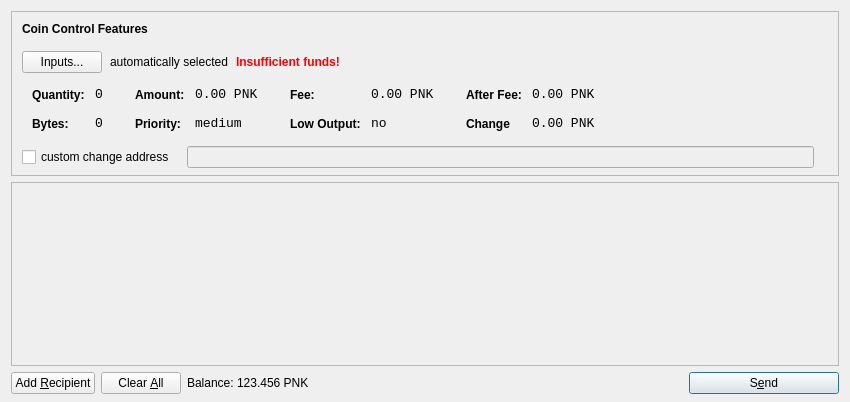
<?xml version="1.0" encoding="UTF-8"?>
<ui version="4.0">
 <class>SendCoinsDialog</class>
 <widget class="QDialog" name="SendCoinsDialog">
  <property name="geometry">
   <rect>
    <x>0</x>
    <y>0</y>
    <width>850</width>
    <height>402</height>
   </rect>
  </property>
  <property name="windowTitle">
   <string>Send Coins</string>
  </property>
  <layout class="QVBoxLayout" name="verticalLayout" stretch="0,1,0">
   <property name="bottomMargin">
    <number>8</number>
   </property>
   <item>
    <widget class="QFrame" name="frameCoinControl">
     <property name="sizePolicy">
      <sizepolicy hsizetype="Expanding" vsizetype="Expanding">
       <horstretch>0</horstretch>
       <verstretch>0</verstretch>
      </sizepolicy>
     </property>
     <property name="maximumSize">
      <size>
       <width>16777215</width>
       <height>16777215</height>
      </size>
     </property>
     <property name="frameShape">
      <enum>QFrame::StyledPanel</enum>
     </property>
     <property name="frameShadow">
      <enum>QFrame::Sunken</enum>
     </property>
     <layout class="QVBoxLayout" name="verticalLayoutCoinControl2">
      <property name="spacing">
       <number>6</number>
      </property>
      <property name="leftMargin">
       <number>0</number>
      </property>
      <property name="topMargin">
       <number>0</number>
      </property>
      <property name="rightMargin">
       <number>0</number>
      </property>
      <property name="bottomMargin">
       <number>6</number>
      </property>
      <item>
       <layout class="QVBoxLayout" name="verticalLayoutCoinControl" stretch="0,0,0,0,1">
        <property name="spacing">
         <number>0</number>
        </property>
        <property name="leftMargin">
         <number>10</number>
        </property>
        <property name="topMargin">
         <number>10</number>
        </property>
        <item>
         <layout class="QHBoxLayout" name="horizontalLayoutCoinControl1">
          <property name="bottomMargin">
           <number>15</number>
          </property>
          <item>
           <widget class="QLabel" name="labelCoinControlFeatures">
            <property name="sizePolicy">
             <sizepolicy hsizetype="Preferred" vsizetype="Maximum">
              <horstretch>0</horstretch>
              <verstretch>0</verstretch>
             </sizepolicy>
            </property>
            <property name="font">
             <font>
              <weight>75</weight>
              <bold>true</bold>
             </font>
            </property>
            <property name="styleSheet">
             <string notr="true">font-weight:bold;</string>
            </property>
            <property name="text">
             <string>Coin Control Features</string>
            </property>
           </widget>
          </item>
         </layout>
        </item>
        <item>
         <layout class="QHBoxLayout" name="horizontalLayoutCoinControl2" stretch="0,0,0,0">
          <property name="spacing">
           <number>8</number>
          </property>
          <property name="bottomMargin">
           <number>10</number>
          </property>
          <item>
           <widget class="QPushButton" name="pushButtonCoinControl">
            <property name="styleSheet">
             <string notr="true"/>
            </property>
            <property name="text">
             <string>Inputs...</string>
            </property>
           </widget>
          </item>
          <item>
           <widget class="QLabel" name="labelCoinControlAutomaticallySelected">
            <property name="text">
             <string>automatically selected</string>
            </property>
            <property name="margin">
             <number>5</number>
            </property>
           </widget>
          </item>
          <item>
           <widget class="QLabel" name="labelCoinControlInsuffFunds">
            <property name="font">
             <font>
              <weight>75</weight>
              <bold>true</bold>
             </font>
            </property>
            <property name="styleSheet">
             <string notr="true">color:red;font-weight:bold;</string>
            </property>
            <property name="text">
             <string>Insufficient funds!</string>
            </property>
            <property name="margin">
             <number>5</number>
            </property>
           </widget>
          </item>
          <item>
           <spacer name="horizontalSpacerCoinControl">
            <property name="orientation">
             <enum>Qt::Horizontal</enum>
            </property>
            <property name="sizeHint" stdset="0">
             <size>
              <width>40</width>
              <height>1</height>
             </size>
            </property>
           </spacer>
          </item>
         </layout>
        </item>
        <item>
         <widget class="QWidget" name="widgetCoinControl" native="true">
          <property name="sizePolicy">
           <sizepolicy hsizetype="Preferred" vsizetype="Preferred">
            <horstretch>0</horstretch>
            <verstretch>0</verstretch>
           </sizepolicy>
          </property>
          <property name="minimumSize">
           <size>
            <width>0</width>
            <height>0</height>
           </size>
          </property>
          <property name="styleSheet">
           <string notr="true"/>
          </property>
          <layout class="QHBoxLayout" name="horizontalLayoutCoinControl5">
           <property name="leftMargin">
            <number>0</number>
           </property>
           <property name="topMargin">
            <number>0</number>
           </property>
           <property name="rightMargin">
            <number>0</number>
           </property>
           <property name="bottomMargin">
            <number>0</number>
           </property>
           <item>
            <layout class="QHBoxLayout" name="horizontalLayoutCoinControl3" stretch="0,0,0,1">
             <property name="spacing">
              <number>20</number>
             </property>
             <property name="topMargin">
              <number>0</number>
             </property>
             <property name="bottomMargin">
              <number>10</number>
             </property>
             <item>
              <layout class="QFormLayout" name="formLayoutCoinControl1">
               <property name="horizontalSpacing">
                <number>10</number>
               </property>
               <property name="verticalSpacing">
                <number>14</number>
               </property>
               <property name="leftMargin">
                <number>10</number>
               </property>
               <property name="topMargin">
                <number>4</number>
               </property>
               <property name="rightMargin">
                <number>6</number>
               </property>
               <item row="0" column="0">
                <widget class="QLabel" name="labelCoinControlQuantityText">
                 <property name="styleSheet">
                  <string notr="true">font-weight:bold;</string>
                 </property>
                 <property name="text">
                  <string>Quantity:</string>
                 </property>
                 <property name="margin">
                  <number>0</number>
                 </property>
                </widget>
               </item>
               <item row="0" column="1">
                <widget class="QLabel" name="labelCoinControlQuantity">
                 <property name="font">
                  <font>
                   <family>Monospace</family>
                   <pointsize>10</pointsize>
                  </font>
                 </property>
                 <property name="cursor">
                  <cursorShape>IBeamCursor</cursorShape>
                 </property>
                 <property name="contextMenuPolicy">
                  <enum>Qt::ActionsContextMenu</enum>
                 </property>
                 <property name="text">
                  <string>0</string>
                 </property>
                 <property name="margin">
                  <number>0</number>
                 </property>
                 <property name="textInteractionFlags">
                  <set>Qt::LinksAccessibleByMouse|Qt::TextSelectableByKeyboard|Qt::TextSelectableByMouse</set>
                 </property>
                </widget>
               </item>
               <item row="1" column="0">
                <widget class="QLabel" name="labelCoinControlBytesText">
                 <property name="styleSheet">
                  <string notr="true">font-weight:bold;</string>
                 </property>
                 <property name="text">
                  <string>Bytes:</string>
                 </property>
                </widget>
               </item>
               <item row="1" column="1">
                <widget class="QLabel" name="labelCoinControlBytes">
                 <property name="font">
                  <font>
                   <family>Monospace</family>
                   <pointsize>10</pointsize>
                  </font>
                 </property>
                 <property name="cursor">
                  <cursorShape>IBeamCursor</cursorShape>
                 </property>
                 <property name="contextMenuPolicy">
                  <enum>Qt::ActionsContextMenu</enum>
                 </property>
                 <property name="text">
                  <string>0</string>
                 </property>
                 <property name="textInteractionFlags">
                  <set>Qt::LinksAccessibleByMouse|Qt::TextSelectableByKeyboard|Qt::TextSelectableByMouse</set>
                 </property>
                </widget>
               </item>
              </layout>
             </item>
             <item>
              <layout class="QFormLayout" name="formLayoutCoinControl2">
               <property name="horizontalSpacing">
                <number>10</number>
               </property>
               <property name="verticalSpacing">
                <number>14</number>
               </property>
               <property name="leftMargin">
                <number>6</number>
               </property>
               <property name="topMargin">
                <number>4</number>
               </property>
               <property name="rightMargin">
                <number>6</number>
               </property>
               <item row="0" column="0">
                <widget class="QLabel" name="labelCoinControlAmountText">
                 <property name="styleSheet">
                  <string notr="true">font-weight:bold;</string>
                 </property>
                 <property name="text">
                  <string>Amount:</string>
                 </property>
                 <property name="margin">
                  <number>0</number>
                 </property>
                </widget>
               </item>
               <item row="0" column="1">
                <widget class="QLabel" name="labelCoinControlAmount">
                 <property name="font">
                  <font>
                   <family>Monospace</family>
                   <pointsize>10</pointsize>
                  </font>
                 </property>
                 <property name="cursor">
                  <cursorShape>IBeamCursor</cursorShape>
                 </property>
                 <property name="contextMenuPolicy">
                  <enum>Qt::ActionsContextMenu</enum>
                 </property>
                 <property name="text">
                  <string>0.00 PNK</string>
                 </property>
                 <property name="textInteractionFlags">
                  <set>Qt::LinksAccessibleByMouse|Qt::TextSelectableByKeyboard|Qt::TextSelectableByMouse</set>
                 </property>
                </widget>
               </item>
               <item row="1" column="0">
                <widget class="QLabel" name="labelCoinControlPriorityText">
                 <property name="styleSheet">
                  <string notr="true">font-weight:bold;</string>
                 </property>
                 <property name="text">
                  <string>Priority:</string>
                 </property>
                </widget>
               </item>
               <item row="1" column="1">
                <widget class="QLabel" name="labelCoinControlPriority">
                 <property name="font">
                  <font>
                   <family>Monospace</family>
                   <pointsize>10</pointsize>
                  </font>
                 </property>
                 <property name="cursor">
                  <cursorShape>IBeamCursor</cursorShape>
                 </property>
                 <property name="contextMenuPolicy">
                  <enum>Qt::ActionsContextMenu</enum>
                 </property>
                 <property name="text">
                  <string>medium</string>
                 </property>
                 <property name="textInteractionFlags">
                  <set>Qt::LinksAccessibleByMouse|Qt::TextSelectableByKeyboard|Qt::TextSelectableByMouse</set>
                 </property>
                </widget>
               </item>
              </layout>
             </item>
             <item>
              <layout class="QFormLayout" name="formLayoutCoinControl3">
               <property name="horizontalSpacing">
                <number>10</number>
               </property>
               <property name="verticalSpacing">
                <number>14</number>
               </property>
               <property name="leftMargin">
                <number>6</number>
               </property>
               <property name="topMargin">
                <number>4</number>
               </property>
               <property name="rightMargin">
                <number>6</number>
               </property>
               <item row="0" column="0">
                <widget class="QLabel" name="labelCoinControlFeeText">
                 <property name="styleSheet">
                  <string notr="true">font-weight:bold;</string>
                 </property>
                 <property name="text">
                  <string>Fee:</string>
                 </property>
                 <property name="margin">
                  <number>0</number>
                 </property>
                </widget>
               </item>
               <item row="0" column="1">
                <widget class="QLabel" name="labelCoinControlFee">
                 <property name="font">
                  <font>
                   <family>Monospace</family>
                   <pointsize>10</pointsize>
                  </font>
                 </property>
                 <property name="cursor">
                  <cursorShape>IBeamCursor</cursorShape>
                 </property>
                 <property name="contextMenuPolicy">
                  <enum>Qt::ActionsContextMenu</enum>
                 </property>
                 <property name="text">
                  <string>0.00 PNK</string>
                 </property>
                 <property name="textInteractionFlags">
                  <set>Qt::LinksAccessibleByMouse|Qt::TextSelectableByKeyboard|Qt::TextSelectableByMouse</set>
                 </property>
                </widget>
               </item>
               <item row="1" column="0">
                <widget class="QLabel" name="labelCoinControlLowOutputText">
                 <property name="styleSheet">
                  <string notr="true">font-weight:bold;</string>
                 </property>
                 <property name="text">
                  <string>Low Output:</string>
                 </property>
                </widget>
               </item>
               <item row="1" column="1">
                <widget class="QLabel" name="labelCoinControlLowOutput">
                 <property name="font">
                  <font>
                   <family>Monospace</family>
                   <pointsize>10</pointsize>
                  </font>
                 </property>
                 <property name="cursor">
                  <cursorShape>IBeamCursor</cursorShape>
                 </property>
                 <property name="contextMenuPolicy">
                  <enum>Qt::ActionsContextMenu</enum>
                 </property>
                 <property name="text">
                  <string>no</string>
                 </property>
                 <property name="textInteractionFlags">
                  <set>Qt::LinksAccessibleByMouse|Qt::TextSelectableByKeyboard|Qt::TextSelectableByMouse</set>
                 </property>
                </widget>
               </item>
              </layout>
             </item>
             <item>
              <layout class="QFormLayout" name="formLayoutCoinControl4">
               <property name="horizontalSpacing">
                <number>10</number>
               </property>
               <property name="verticalSpacing">
                <number>14</number>
               </property>
               <property name="leftMargin">
                <number>6</number>
               </property>
               <property name="topMargin">
                <number>4</number>
               </property>
               <property name="rightMargin">
                <number>6</number>
               </property>
               <item row="0" column="0">
                <widget class="QLabel" name="labelCoinControlAfterFeeText">
                 <property name="styleSheet">
                  <string notr="true">font-weight:bold;</string>
                 </property>
                 <property name="text">
                  <string>After Fee:</string>
                 </property>
                 <property name="margin">
                  <number>0</number>
                 </property>
                </widget>
               </item>
               <item row="0" column="1">
                <widget class="QLabel" name="labelCoinControlAfterFee">
                 <property name="font">
                  <font>
                   <family>Monospace</family>
                   <pointsize>10</pointsize>
                  </font>
                 </property>
                 <property name="cursor">
                  <cursorShape>IBeamCursor</cursorShape>
                 </property>
                 <property name="contextMenuPolicy">
                  <enum>Qt::ActionsContextMenu</enum>
                 </property>
                 <property name="text">
                  <string>0.00 PNK</string>
                 </property>
                 <property name="textInteractionFlags">
                  <set>Qt::LinksAccessibleByMouse|Qt::TextSelectableByKeyboard|Qt::TextSelectableByMouse</set>
                 </property>
                </widget>
               </item>
               <item row="1" column="0">
                <widget class="QLabel" name="labelCoinControlChangeText">
                 <property name="styleSheet">
                  <string notr="true">font-weight:bold;</string>
                 </property>
                 <property name="text">
                  <string>Change</string>
                 </property>
                </widget>
               </item>
               <item row="1" column="1">
                <widget class="QLabel" name="labelCoinControlChange">
                 <property name="font">
                  <font>
                   <family>Monospace</family>
                   <pointsize>10</pointsize>
                  </font>
                 </property>
                 <property name="cursor">
                  <cursorShape>IBeamCursor</cursorShape>
                 </property>
                 <property name="contextMenuPolicy">
                  <enum>Qt::ActionsContextMenu</enum>
                 </property>
                 <property name="text">
                  <string>0.00 PNK</string>
                 </property>
                 <property name="textInteractionFlags">
                  <set>Qt::LinksAccessibleByMouse|Qt::TextSelectableByKeyboard|Qt::TextSelectableByMouse</set>
                 </property>
                </widget>
               </item>
              </layout>
             </item>
            </layout>
           </item>
          </layout>
         </widget>
        </item>
        <item>
         <layout class="QHBoxLayout" name="horizontalLayoutCoinControl4" stretch="0,0,0">
          <property name="spacing">
           <number>12</number>
          </property>
          <property name="sizeConstraint">
           <enum>QLayout::SetDefaultConstraint</enum>
          </property>
          <property name="topMargin">
           <number>5</number>
          </property>
          <property name="rightMargin">
           <number>5</number>
          </property>
          <item>
           <widget class="QCheckBox" name="checkBoxCoinControlChange">
            <property name="text">
             <string>custom change address</string>
            </property>
           </widget>
          </item>
          <item>
           <widget class="QLineEdit" name="lineEditCoinControlChange">
            <property name="enabled">
             <bool>false</bool>
            </property>
            <property name="sizePolicy">
             <sizepolicy hsizetype="Expanding" vsizetype="Fixed">
              <horstretch>0</horstretch>
              <verstretch>0</verstretch>
             </sizepolicy>
            </property>
           </widget>
          </item>
          <item>
           <widget class="QLabel" name="labelCoinControlChangeLabel">
            <property name="sizePolicy">
             <sizepolicy hsizetype="Preferred" vsizetype="Expanding">
              <horstretch>0</horstretch>
              <verstretch>0</verstretch>
             </sizepolicy>
            </property>
            <property name="minimumSize">
             <size>
              <width>0</width>
              <height>0</height>
             </size>
            </property>
            <property name="text">
             <string/>
            </property>
            <property name="margin">
             <number>3</number>
            </property>
           </widget>
          </item>
         </layout>
        </item>
        <item>
         <spacer name="verticalSpacerCoinControl">
          <property name="orientation">
           <enum>Qt::Vertical</enum>
          </property>
          <property name="sizeHint" stdset="0">
           <size>
            <width>800</width>
            <height>1</height>
           </size>
          </property>
         </spacer>
        </item>
       </layout>
      </item>
     </layout>
    </widget>
   </item>
   <item>
    <widget class="QScrollArea" name="scrollArea">
     <property name="widgetResizable">
      <bool>true</bool>
     </property>
     <widget class="QWidget" name="scrollAreaWidgetContents">
      <property name="geometry">
       <rect>
        <x>0</x>
        <y>0</y>
        <width>830</width>
        <height>174</height>
       </rect>
      </property>
      <layout class="QVBoxLayout" name="verticalLayout_2">
       <property name="leftMargin">
        <number>0</number>
       </property>
       <property name="topMargin">
        <number>0</number>
       </property>
       <property name="rightMargin">
        <number>0</number>
       </property>
       <property name="bottomMargin">
        <number>0</number>
       </property>
       <item>
        <layout class="QVBoxLayout" name="entries">
         <property name="spacing">
          <number>6</number>
         </property>
        </layout>
       </item>
       <item>
        <spacer name="verticalSpacer">
         <property name="orientation">
          <enum>Qt::Vertical</enum>
         </property>
         <property name="sizeHint" stdset="0">
          <size>
           <width>20</width>
           <height>40</height>
          </size>
         </property>
        </spacer>
       </item>
      </layout>
     </widget>
    </widget>
   </item>
   <item>
    <layout class="QHBoxLayout" name="horizontalLayout">
     <item>
      <widget class="QPushButton" name="addButton">
       <property name="toolTip">
        <string>Send to multiple recipients at once</string>
       </property>
       <property name="text">
        <string>Add &amp;Recipient</string>
       </property>
       <property name="icon">
        <iconset resource="../bitcoin.qrc">
         <normaloff>:/icons/add</normaloff>:/icons/add</iconset>
       </property>
       <property name="autoDefault">
        <bool>false</bool>
       </property>
      </widget>
     </item>
     <item>
      <widget class="QPushButton" name="clearButton">
       <property name="sizePolicy">
        <sizepolicy hsizetype="Minimum" vsizetype="Fixed">
         <horstretch>0</horstretch>
         <verstretch>0</verstretch>
        </sizepolicy>
       </property>
       <property name="toolTip">
        <string>Remove all transaction fields</string>
       </property>
       <property name="text">
        <string>Clear &amp;All</string>
       </property>
       <property name="icon">
        <iconset resource="../bitcoin.qrc">
         <normaloff>:/icons/remove</normaloff>:/icons/remove</iconset>
       </property>
       <property name="autoRepeatDelay">
        <number>300</number>
       </property>
       <property name="autoDefault">
        <bool>false</bool>
       </property>
      </widget>
     </item>
     <item>
      <layout class="QHBoxLayout" name="horizontalLayout_2">
       <property name="spacing">
        <number>3</number>
       </property>
       <item>
        <widget class="QLabel" name="label">
         <property name="sizePolicy">
          <sizepolicy hsizetype="Preferred" vsizetype="Fixed">
           <horstretch>0</horstretch>
           <verstretch>0</verstretch>
          </sizepolicy>
         </property>
         <property name="text">
          <string>Balance:</string>
         </property>
        </widget>
       </item>
       <item>
        <widget class="QLabel" name="labelBalance">
         <property name="sizePolicy">
          <sizepolicy hsizetype="Preferred" vsizetype="Fixed">
           <horstretch>0</horstretch>
           <verstretch>0</verstretch>
          </sizepolicy>
         </property>
         <property name="cursor">
          <cursorShape>IBeamCursor</cursorShape>
         </property>
         <property name="text">
          <string>123.456 PNK</string>
         </property>
         <property name="textInteractionFlags">
          <set>Qt::LinksAccessibleByMouse|Qt::TextSelectableByKeyboard|Qt::TextSelectableByMouse</set>
         </property>
        </widget>
       </item>
      </layout>
     </item>
     <item>
      <spacer name="horizontalSpacer">
       <property name="orientation">
        <enum>Qt::Horizontal</enum>
       </property>
       <property name="sizeHint" stdset="0">
        <size>
         <width>40</width>
         <height>20</height>
        </size>
       </property>
      </spacer>
     </item>
     <item>
      <widget class="QPushButton" name="sendButton">
       <property name="minimumSize">
        <size>
         <width>150</width>
         <height>0</height>
        </size>
       </property>
       <property name="toolTip">
        <string>Confirm the send action</string>
       </property>
       <property name="text">
        <string>S&amp;end</string>
       </property>
       <property name="icon">
        <iconset resource="../bitcoin.qrc">
         <normaloff>:/icons/send</normaloff>:/icons/send</iconset>
       </property>
       <property name="default">
        <bool>true</bool>
       </property>
      </widget>
     </item>
    </layout>
   </item>
  </layout>
 </widget>
 <resources>
  <include location="../bitcoin.qrc"/>
 </resources>
 <connections/>
</ui>
